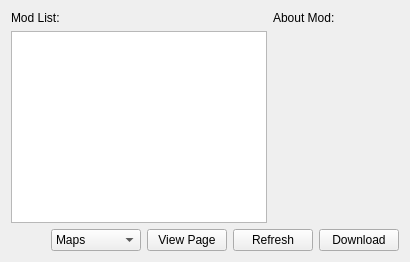
                        <widget class="QWidget" name="tab_4">
                         <attribute name="title">
                          <string>Download Mods</string>
                         </attribute>
                         <layout class="QVBoxLayout" name="verticalLayout_21">
                          <item>
                           <layout class="QHBoxLayout" name="horizontalLayout_21">
                            <item>
                             <layout class="QVBoxLayout" name="verticalLayout_26">
                              <item>
                               <widget class="QLabel" name="label_7">
                                <property name="text">
                                 <string>Mod List:</string>
                                </property>
                               </widget>
                              </item>
                              <item>
                               <widget class="QListWidget" name="ModsList"/>
                              </item>
                             </layout>
                            </item>
                            <item>
                             <layout class="QVBoxLayout" name="verticalLayout_25">
                              <item>
                               <widget class="QLabel" name="label_6">
                                <property name="text">
                                 <string>About Mod:</string>
                                </property>
                               </widget>
                              </item>
                              <item>
                               <widget class="QWidget" name="ModBrowser" native="true">
                                <property name="sizePolicy">
                                 <sizepolicy hsizetype="Expanding" vsizetype="Expanding">
                                  <horstretch>0</horstretch>
                                  <verstretch>0</verstretch>
                                 </sizepolicy>
                                </property>
                               </widget>
                              </item>
                             </layout>
                            </item>
                           </layout>
                          </item>
                          <item>
                           <layout class="QHBoxLayout" name="horizontalLayout_20">
                            <item>
                             <spacer name="horizontalSpacer_7">
                              <property name="orientation">
                               <enum>Qt::Horizontal</enum>
                              </property>
                              <property name="sizeHint" stdset="0">
                               <size>
                                <width>40</width>
                                <height>20</height>
                               </size>
                              </property>
                             </spacer>
                            </item>
                            <item>
                             <widget class="QComboBox" name="ModTypeCombo">
                              <item>
                               <property name="text">
                                <string>Maps</string>
                               </property>
                              </item>
                              <item>
                               <property name="text">
                                <string>Characters</string>
                               </property>
                              </item>
                              <item>
                               <property name="text">
                                <string>Lua</string>
                               </property>
                              </item>
                              <item>
                               <property name="text">
                                <string>Assets</string>
                               </property>
                              </item>
                              <item>
                               <property name="text">
                                <string>Misc</string>
                               </property>
                              </item>
                             </widget>
                            </item>
                            <item>
                             <widget class="QPushButton" name="ViewModButton">
                              <property name="text">
                               <string>View Page</string>
                              </property>
                             </widget>
                            </item>
                            <item>
                             <widget class="QPushButton" name="RefreshModsButton">
                              <property name="text">
                               <string>Refresh</string>
                              </property>
                             </widget>
                            </item>
                            <item>
                             <widget class="QPushButton" name="DownloadModButton">
                              <property name="text">
                               <string>Download</string>
                              </property>
                             </widget>
                            </item>
                           </layout>
                          </item>
                         </layout>
                        </widget>
